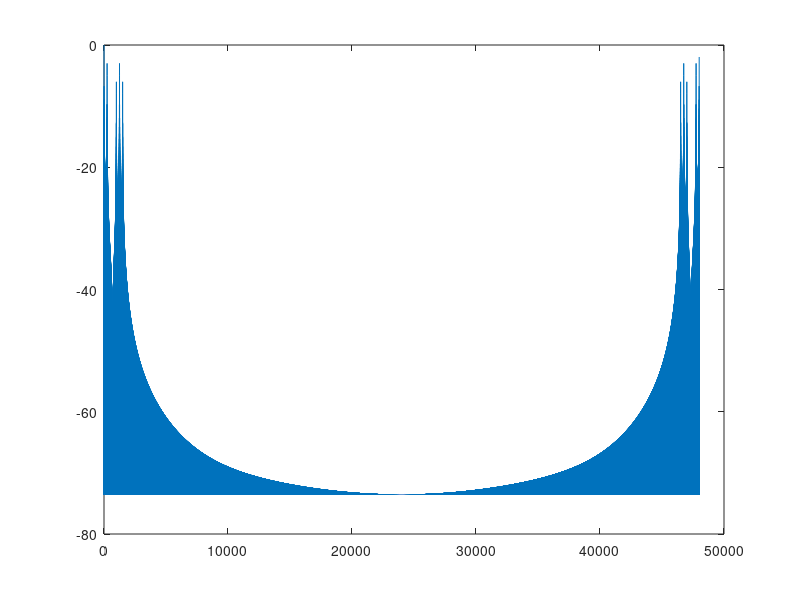

The MATLAB script that drew this image:
% Comparing the Hilbert RMS detector's ripple to non-hilbert

fs = 48000;
f1 = 500;
f2 = 1.5 * f1;
ns = [0:fs-1]';
x = sin(2*pi*f1/fs*ns) + 1 * sin(2*pi*f2/fs*ns);
x = x / sqrt(2);
x(1:fs/4) = 0;
x(3*fs/4:end) = 0;
x = x / sqrt(fs/4);
hx = hilbert(x)/sqrt(2);

plot(ns, pow2db(abs(fft(abs(x).^2))));

%                    REAL                     ANALTYTIC
% f1 only       -3 dB at 2 * f1                  -INF
% f1 + 2 * f1   -3 dB at f1, -6 at 2 * f1      -3 dB at f1
